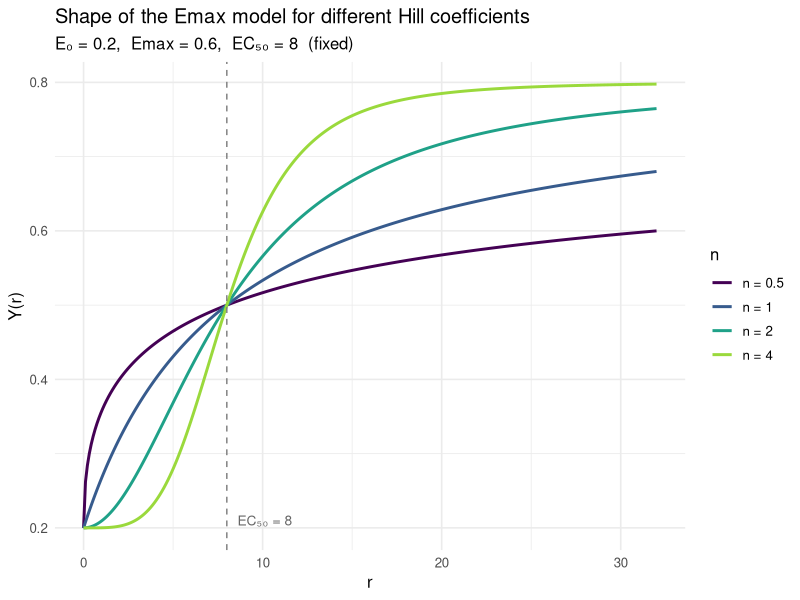

The R source for this figure:
## ---- chunk 1
knitr::opts_chunk$set(echo = FALSE, message = FALSE, warning = FALSE)
library(tidyverse)
theme_set(theme_minimal(base_size = 12))
## ---- chunk 2
r_seq <- seq(0, 32, length.out = 300)
purrr::map_dfr(c(0.5, 1, 2, 4), function(n) {
  tibble(r = r_seq, Y = 0.2 + 0.6 * r^n / (8^n + r^n),
         label = factor(paste0("n = ", n),
                        levels = paste0("n = ", c(0.5, 1, 2, 4))))
}) |>
ggplot(aes(r, Y, colour = label)) +
  geom_line(linewidth = 1) +
  geom_vline(xintercept = 8, linetype = "dashed", colour = "grey50") +
  annotate("text", x = 8.6, y = 0.21, label = "EC₅₀ = 8",
           hjust = 0, size = 3.5, colour = "grey40") +
  scale_colour_viridis_d(name = "n", end = 0.85) +
  labs(title = "Shape of the Emax model for different Hill coefficients",
       subtitle = "E₀ = 0.2,  Emax = 0.6,  EC₅₀ = 8  (fixed)",
       x = "r", y = "Y(r)") +
  theme(legend.position = "right")
